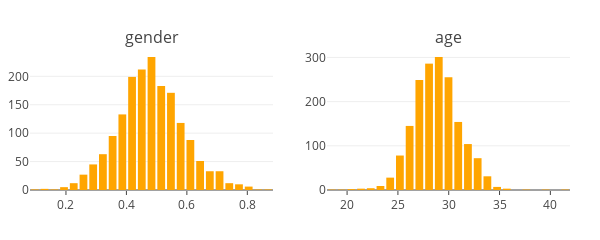

The notebook cell saved with this chart:
### Code cell
hist1, bins1 = np.histogram(gender_table['mean'], bins=25)
hist2, bins2 = np.histogram(ages_table['50 per'], bins=25)
#hist3, bins3 = np.histogram(ages_table['godness_rate'], bins=30)

data = [go.Bar(x=(bins1[:-1]+bins1[1:])/2, y=hist1,
                marker=dict(color='orange')), 
    
        go.Bar(x=(bins2[:-1]+bins2[1:])/2, y=hist2,
                marker=dict(color='orange'))]

fig = tools.make_subplots(rows=1, cols=2, print_grid=False,
                            subplot_titles=["gender", "age"])

fig['layout'].update(height=200, width=600, 
                        margin=go.layout.Margin(l=30, r=30, t=50, b=50))

fig['layout']['xaxis{0}'.format(1)].update(ticklen=4)
fig['layout']['xaxis{0}'.format(2)].update(ticklen=4)
fig['layout'].update(showlegend=False)

fig.append_trace(data[0], 1,1)
fig.append_trace(data[1], 1,2)

py.iplot(fig, show_link=False)

# biased
# 0 male
# 1 female

### Figure 1 — Plotly figure (JSON) as saved in the notebook; plotly's stock layout.template omitted (floating-point values rounded to 4 significant figures)
{"data": [{"marker": {"color": "orange"}, "type": "bar", "uid": "6727e2fa-c2f0-11e8-acd1-3c15c2cf2370", "x": [0.09709, 0.1293, 0.1614, 0.1936, 0.2257, 0.2579, 0.29, 0.3222, 0.3544, 0.3865, 0.4187, 0.4508, 0.483, 0.5151, 0.5473, 0.5795, 0.6116, 0.6438, 0.6759, 0.7081, 0.7403, 0.7724, 0.8046, 0.8367, 0.8689], "xaxis": "x", "y": [1, 2, 1, 5, 12, 27, 45, 63, 95, 133, 199, 212, 234, 183, 171, 118, 88, 51, 33, 33, 12, 10, 6, 1, 1], "yaxis": "y"}, {"marker": {"color": "orange"}, "type": "bar", "uid": "672fe59a-c2f0-11e8-974d-3c15c2cf2370", "x": [18.5, 19.46, 20.41, 21.37, 22.33, 23.28, 24.24, 25.2, 26.15, 27.11, 28.06, 29.02, 29.98, 30.93, 31.89, 32.85, 33.8, 34.76, 35.72, 36.67, 37.63, 38.58, 39.54, 40.5, 41.45], "xaxis": "x2", "y": [1, 1, 2, 3, 4, 9, 28, 78, 145, 249, 286, 301, 255, 154, 104, 72, 31, 7, 3, 0, 1, 0, 1, 0, 1], "yaxis": "y2"}], "layout": {"annotations": [{"font": {"size": 16}, "showarrow": false, "text": "gender", "x": 0.225, "xanchor": "center", "xref": "paper", "y": 1, "yanchor": "bottom", "yref": "paper"}, {"font": {"size": 16}, "showarrow": false, "text": "age", "x": 0.775, "xanchor": "center", "xref": "paper", "y": 1, "yanchor": "bottom", "yref": "paper"}], "height": 200, "margin": {"b": 50, "l": 30, "r": 30, "t": 50}, "showlegend": false, "width": 600, "xaxis": {"anchor": "y", "domain": [0, 0.45], "ticklen": 4}, "xaxis2": {"anchor": "y2", "domain": [0.55, 1], "ticklen": 4}, "yaxis": {"anchor": "x", "domain": [0, 1]}, "yaxis2": {"anchor": "x2", "domain": [0, 1]}}}
